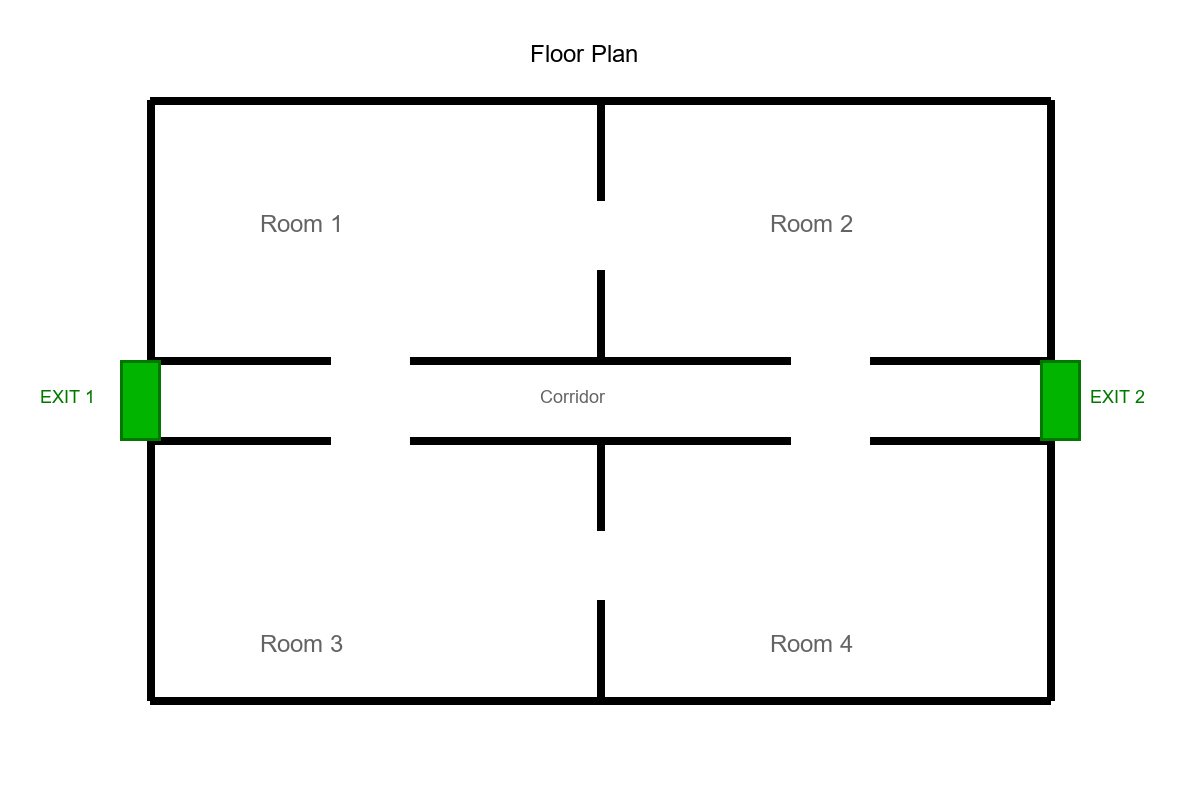
#> input picture floorplan.png, 1200 x 800 px
$ python plan_to_layout_cv.py
#> lines starting #> are read from the running program, lines starting #| are printed output that depends on the picture; after the words box and inside, x2 and y2 are one past the last pixel; in counts of white or black regions, pixels touching at a corner belong together
"""Floor plan layout via OpenCV (no API calls).

Usage:
    python plan_to_layout_cv.py

Reads floorplan.png and writes:
- layout.json: {"image_size": [w, h], "walls": [{"x","y","w","h"}],
  "exits": [{"x","y","w","h"}], "doors": [{"x","y","width"}]},
  all pixel coordinates, origin top-left. NOTE: this overwrites the
  layout.json written by plan_to_json.py, which uses a different schema.
- layout_check_cv.png: floor plan with walls in red, doors in blue,
  exits in green, for visual verification.

Method:
1. Walls: pixels with max(R,G,B) < 50 (black walls; gray labels and
   green exits/outlines excluded). Horizontal and vertical runs are
   separated with morphological opening (40x1 / 1x40 kernels), then one
   connected component = one axis-aligned wall rectangle. Short bits
   (e.g. the black title text) are dropped by a min-length filter.
2. Exits: green pixels (R<50, B<50, G>80 in RGB); connected components
   with area >= 1000 px become bounding boxes (drops the small dark
   green "EXIT n" labels).
3. Doors: gaps of 40-120 px between consecutive collinear wall runs.
   Gap centers falling inside an exit box are exit openings, not doors,
   and are skipped.
"""

import json
import os
import sys

import cv2
import numpy as np

IMAGE_PATH = "floorplan.png"
LAYOUT_PATH = "layout.json"
CHECK_PATH = "layout_check_cv.png"

DARK_MAX = 50        # max(R,G,B) below this = black wall pixel
RUN_KERNEL = 40      # opening kernel: shorter than any wall run (~90+ px),
                     # longer than wall thickness (~8 px) and title glyphs
RUN_MIN_LONG = 40    # keep runs whose long side is at least this (px)
RUN_MAX_SHORT = 24   # ... and whose short side is at most this (px)
LINE_TOL = 5         # same-wall-line grouping tolerance (px)

EXIT_R_MAX = 50      # exit green test (RGB): R and B low ...
EXIT_B_MAX = 50
EXIT_G_MIN = 80      # ... G clearly above gray/black
EXIT_MIN_AREA = 1000  # exit rectangles are ~40x80 = 3200 px; text is smaller

DOOR_GAP_MIN = 40    # doors are wall-line gaps roughly 40-120 px wide
DOOR_GAP_MAX = 120
EXIT_MARGIN = 4      # gap centers within an exit box + margin are exits


def wall_runs(dark, horizontal):
    """One pass of run detection: opening + connected components."""
    kernel = cv2.getStructuringElement(
        cv2.MORPH_RECT, (RUN_KERNEL, 1) if horizontal else (1, RUN_KERNEL))
    opened = cv2.morphologyEx(dark, cv2.MORPH_OPEN, kernel)
    count, _labels, stats, _centroids = cv2.connectedComponentsWithStats(
        opened, connectivity=8)
    runs = []
    for i in range(1, count):  # 0 = background
        x, y, w, h = (int(v) for v in stats[i, :4])
        if max(w, h) >= RUN_MIN_LONG and min(w, h) <= RUN_MAX_SHORT:
            runs.append({"x": x, "y": y, "w": w, "h": h,
                         "horizontal": horizontal})
    return runs


def find_doors(walls, exits):
    """Gaps of 40-120 px between consecutive collinear wall runs."""
    doors = []
    for horizontal in (True, False):
        runs = [r for r in walls if r["horizontal"] is horizontal]
        # Group runs on the same wall line (same y / same x).
        lines = []
        for run in sorted(runs, key=lambda r: r["y" if horizontal else "x"]):
            pos = run["y" if horizontal else "x"]
            if lines and abs(pos - lines[-1][0]) <= LINE_TOL:
                lines[-1][1].append(run)
            else:
                lines.append([pos, [run]])
        for _pos, line in lines:
            axis = "x" if horizontal else "y"
            line.sort(key=lambda r: r[axis])
            for prev, nxt in zip(line, line[1:]):
                gap_start = prev[axis] + prev["w" if horizontal else "h"]
                gap_end = nxt[axis]
                width = gap_end - gap_start
                if not (DOOR_GAP_MIN <= width <= DOOR_GAP_MAX):
                    continue
                cx = gap_start + width / 2
                if horizontal:
                    cy = prev["y"] + prev["h"] / 2
                else:
                    cy = cx
                    cx = prev["x"] + prev["w"] / 2
                # A gap whose end meets a perpendicular wall is a junction
                # (e.g. the corridor crossing a divider), not a door.
                perp = [r for r in walls if r["horizontal"] is not horizontal]
                if horizontal:
                    ends = [(gap_start, cy), (gap_end, cy)]
                else:
                    ends = [(cx, gap_start), (cx, gap_end)]
                if any(p["x"] - LINE_TOL <= ex <= p["x"] + p["w"] + LINE_TOL
                       and p["y"] - LINE_TOL <= ey <= p["y"] + p["h"] + LINE_TOL
                       for ex, ey in ends for p in perp):
                    continue
                # A gap at an exit opening is an exit, not a door.
                if any(e["x"] - EXIT_MARGIN <= cx <= e["x"] + e["w"] + EXIT_MARGIN
                       and e["y"] - EXIT_MARGIN <= cy <= e["y"] + e["h"] + EXIT_MARGIN
                       for e in exits):
                    continue
                doors.append({"x": int(round(cx)), "y": int(round(cy)),
                              "width": int(width)})
    return doors


def main():
    if not os.path.isfile(IMAGE_PATH):
        sys.exit("Missing input image: %s" % IMAGE_PATH)
    img = cv2.imread(IMAGE_PATH, cv2.IMREAD_COLOR)
#> img is the input picture: shape (800, 1200, 3); mean B, G, R 242.8, 244, 242.8
    if img is None:
        sys.exit("Could not decode image: %s" % IMAGE_PATH)
    height, width = img.shape[:2]
#> height = 800; width = 1200

    # --- 1. Walls: near-black pixels -> H/V runs -> rectangles. ---
    dark = (img.max(axis=2) < DARK_MAX).astype(np.uint8) * 255
#> dark: shape (800, 1200); 3.9% white; 13 white regions (2 under 20 px), largest, box (x1, y1, x2, y2) and area: (147, 437, 1055, 705) 14880, (147, 97, 1055, 365) 14850, (410, 270, 791, 365) 3744
    walls = wall_runs(dark, horizontal=True) + wall_runs(dark, horizontal=False)
#> in wall_runs, `opened = cv2.morphologyEx(dark, cv2.MORPH_OPEN, kernel)`: opened: shape (800, 1200); 2.7% white; 8 white regions, largest, box (x1, y1, x2, y2) and area: (148, 97, 1056, 105) 7243, (148, 697, 1056, 705) 7236, (411, 357, 792, 365) 3048
#> in wall_runs, `count, _labels, stats, _centroids = cv2.connectedComponentsWithStats( ..`:
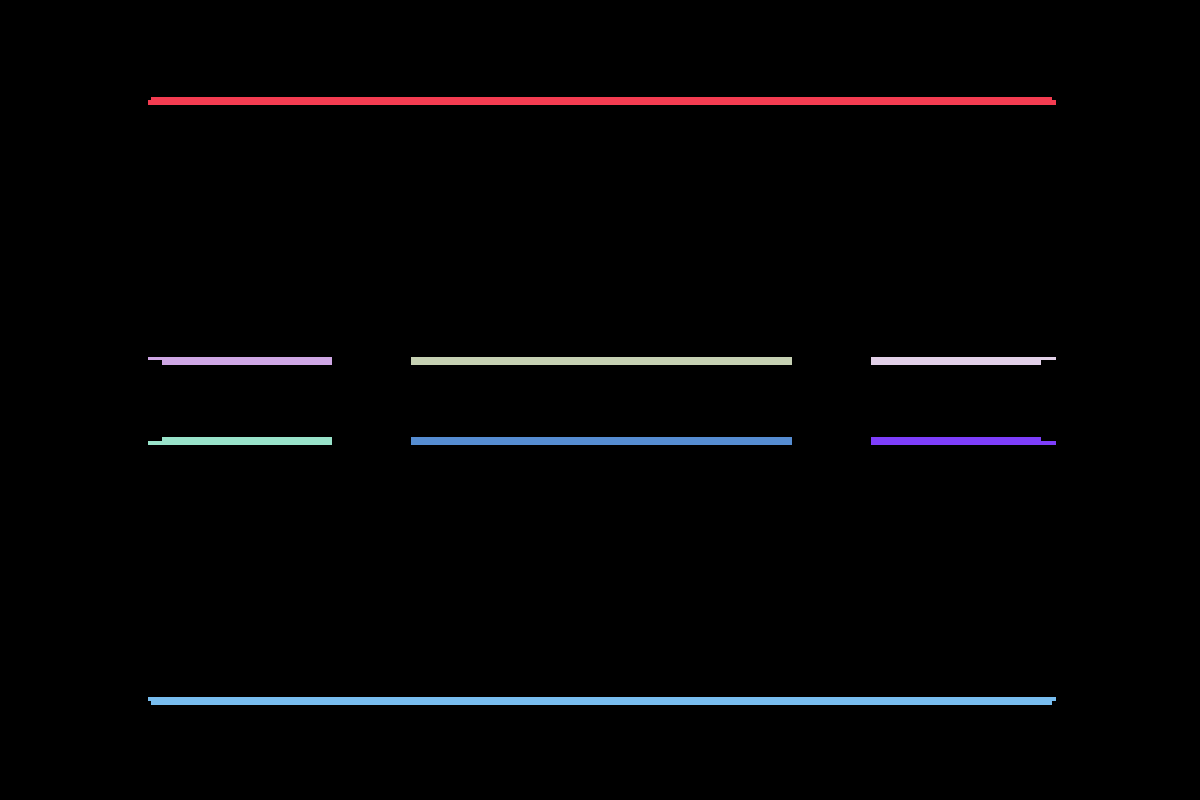
#> _labels: shape (800, 1200) int32; 9 distinct labels, from 0 to 8; one colour per label, 0 black
#> in wall_runs, `count, _labels, stats, _centroids = cv2.connectedComponentsWithStats( ..`: count = 9; stats = [[0, 0, 1200, 800, 933782], [148, 97, 908, 8, 7243], [148, 357, 184, 8, 1402], [411, 357, 381, 8, 3048], [871, 357, 185, 8, 1405], [148, 437, 184, 8, 1416], [411, 437, 381, 8, 3048], [871, 437, 185, 8, 1420], [148, 697, 908, 8, 7236]]
#> the loop in wall_runs, `for i in range(1, count):` made 8 passes
#> (x, y, w) on passes 1 to 8: (148, 97, 908), (148, 357, 184), (411, 357, 381), (871, 357, 185), (148, 437, 184), (411, 437, 381), (871, 437, 185), (148, 697, 908)
#> after the loop in wall_runs, `for i in range(1, count):`: runs = 8 items
#> in wall_runs (call 2), `opened = cv2.morphologyEx(dark, cv2.MORPH_OPEN, kernel)`: opened: shape (800, 1200); 1.2% white; 8 white regions, largest, box (x1, y1, x2, y2) and area: (147, 442, 155, 706) 2100, (1047, 442, 1055, 706) 2096, (147, 98, 155, 361) 2095
#> in wall_runs (call 2), `count, _labels, stats, _centroids = cv2.connectedComponentsWithStats( ..`: _labels: shape (800, 1200) int32; 9 distinct labels, from 0 to 8
#> the loop in wall_runs (call 2), `for i in range(1, count):` made 8 passes
#> (x, y, h) on passes 1 to 8: (147, 98, 263), (597, 98, 104), (1047, 98, 263), (597, 271, 95), (597, 438, 94), (147, 442, 264), (1047, 442, 264), (597, 601, 105)
#> walls = 16 items
    walls.sort(key=lambda r: (r["y"], r["x"]))

    # --- 2. Exits: green pixels -> large components -> boxes. ---
    b, g, r = cv2.split(img)
    green = ((r < EXIT_R_MAX) & (b < EXIT_B_MAX)
             & (g > EXIT_G_MIN)).astype(np.uint8) * 255
#> green: shape (800, 1200); 0.72% white; 14 white regions (5 under 20 px), largest, box (x1, y1, x2, y2) and area: (120, 360, 161, 441) 3321, (1040, 360, 1081, 441) 3321, (42, 390, 51, 403) 35
    count, _labels, stats, _centroids = cv2.connectedComponentsWithStats(
        green, connectivity=8)
#> _labels: shape (800, 1200) int32; 15 distinct labels, from 0 to 14
#> count = 15; stats = 15 rows, first 6: [0, 0, 1200, 800, 953108], [120, 360, 41, 81, 3321], [1040, 360, 41, 81, 3321], [42, 390, 9, 13, 35], [53, 390, 10, 13, 34], [66, 390, 1, 13, 13]
    exits = []
    for i in range(1, count):
        x, y, w, h, area = (int(v) for v in stats[i])
        if area >= EXIT_MIN_AREA:
            exits.append({"x": x, "y": y, "w": w, "h": h})
#> this loop made 14 passes
#> (x, y, w, h, area) on passes 1, 2, 3, 4, 6, 8, 9, 11, 14: (120, 360, 41, 81, 3321), (1040, 360, 41, 81, 3321), (42, 390, 9, 13, 35), (53, 390, 10, 13, 34), (70, 390, 9, 13, 21), (1092, 390, 9, 13, 35), (1103, 390, 10, 13, 34), (1120, 390, 9, 13, 21), (1136, 391, 8, 12, 22)
#> after the loop, exits = 2 items
    exits.sort(key=lambda e: (e["x"], e["y"]))

    # --- 3. Doors: 40-120 px gaps in wall lines (minus exit openings). ---
    doors = find_doors(walls, exits)
#> after the loop in find_doors, `for horizontal in (True, False):`: doors = 6 items
#> doors = 6 items
    doors.sort(key=lambda d: (d["y"], d["x"]))

    layout = {
        "image_size": [width, height],
        "walls": [{k: run[k] for k in ("x", "y", "w", "h")} for run in walls],
        "exits": exits,
        "doors": doors,
    }
    with open(LAYOUT_PATH, "w", encoding="utf-8") as f:
        json.dump(layout, f, indent=2)
        f.write("\n")
    print("Saved %s: %d wall(s), %d exit(s), %d door(s)."
          % (LAYOUT_PATH, len(walls), len(exits), len(doors)))
#| Saved layout.json: 16 wall(s), 2 exit(s), 6 door(s).

    # --- Check image: walls red, doors blue, exits green (BGR). ---
    check = img.copy()
    for run in walls:
        cv2.rectangle(check, (run["x"], run["y"]),
                      (run["x"] + run["w"] - 1, run["y"] + run["h"] - 1),
                      (0, 0, 255), 2)
#> this loop made 16 passes
#> run on passes 1 to 11: {'x': 148, 'y': 97, 'w': 908, 'h': 8, 'horizontal': True}, {'x': 147, 'y': 98, 'w': 8, 'h': 263, 'horizontal': False}, {'x': 597, 'y': 98, 'w': 8, 'h': 104, 'horizontal': False}, {'x': 1047, 'y': 98, 'w': 8, 'h': 263, 'horizontal': False}, {'x': 597, 'y': 271, 'w': 8, 'h': 95, 'horizontal': False}, {'x': 148, 'y': 357, 'w': 184, 'h': 8, 'horizontal': True}, {'x': 411, 'y': 357, 'w': 381, 'h': 8, 'horizontal': True}, {'x': 871, 'y': 357, 'w': 185, 'h': 8, 'horizontal': True}, {'x': 148, 'y': 437, 'w': 184, 'h': 8, 'horizontal': True}, {'x': 411, 'y': 437, 'w': 381, 'h': 8, 'horizontal': True}, {'x': 871, 'y': 437, 'w': 185, 'h': 8, 'horizontal': True}
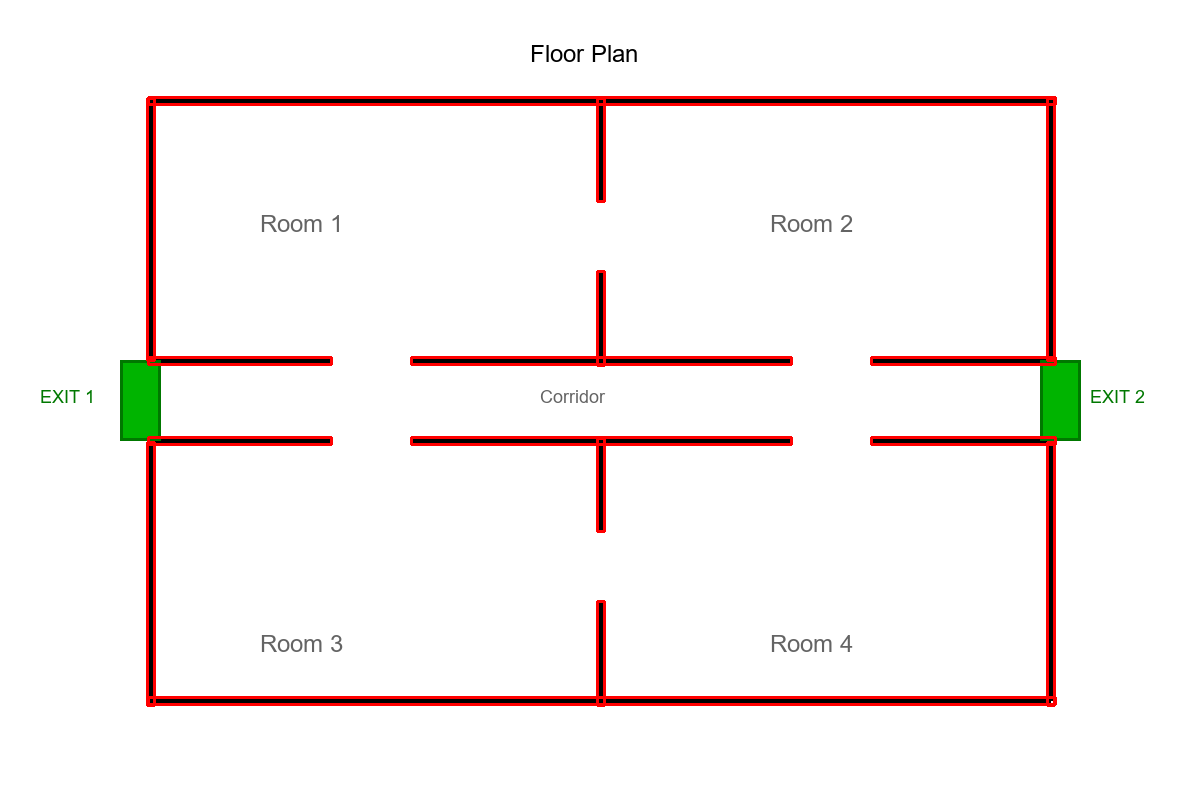
#> check: shape (800, 1200, 3); 2.99% of pixels changed, all inside (x1, y1, x2, y2) = (146, 96, 1057, 707)
    for i, door in enumerate(doors):
        center = (door["x"], door["y"])
        cv2.circle(check, center, max(door["width"] // 2, 2), (255, 0, 0), 2)
        cv2.circle(check, center, 2, (255, 0, 0), -1)
        cv2.putText(check, "door %d" % i, (door["x"] + door["width"] // 2 + 3,
                                           door["y"] - 6),
                    cv2.FONT_HERSHEY_SIMPLEX, 0.5, (255, 0, 0), 1)
#> this loop made 6 passes
#> door on passes 1 to 6: {'x': 601, 'y': 236, 'width': 69}, {'x': 372, 'y': 361, 'width': 79}, {'x': 832, 'y': 361, 'width': 79}, {'x': 372, 'y': 441, 'width': 79}, {'x': 832, 'y': 441, 'width': 79}, {'x': 601, 'y': 566, 'width': 69}
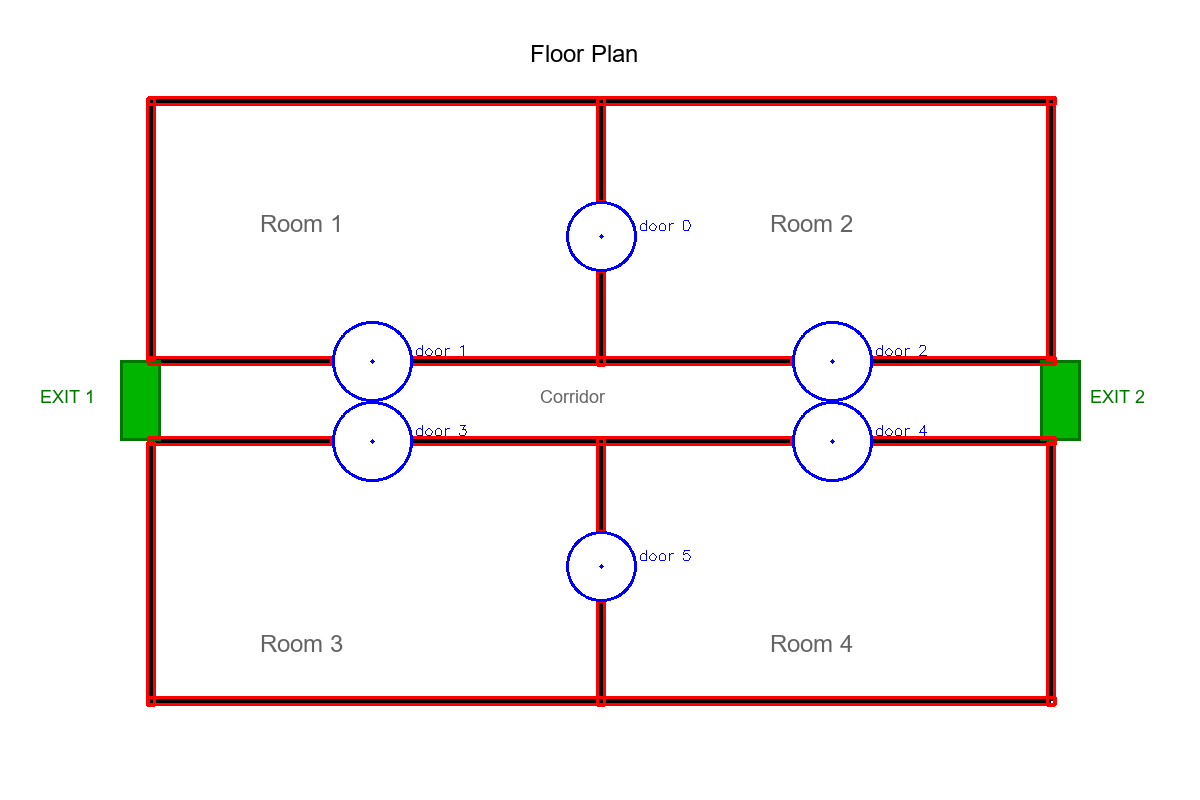
#> check: shape (800, 1200, 3); 0.51% of pixels changed, all inside (x1, y1, x2, y2) = (332, 201, 927, 602)
    for i, ex in enumerate(exits):
        cv2.rectangle(check, (ex["x"], ex["y"]),
                      (ex["x"] + ex["w"] - 1, ex["y"] + ex["h"] - 1),
                      (0, 255, 0), 2)
        cv2.putText(check, "exit %d" % i, (ex["x"], ex["y"] - 6),
                    cv2.FONT_HERSHEY_SIMPLEX, 0.5, (0, 255, 0), 1)
#> this loop made 2 passes
#> ex on passes 1 to 2: {'x': 120, 'y': 360, 'w': 41, 'h': 81}, {'x': 1040, 'y': 360, 'w': 41, 'h': 81}
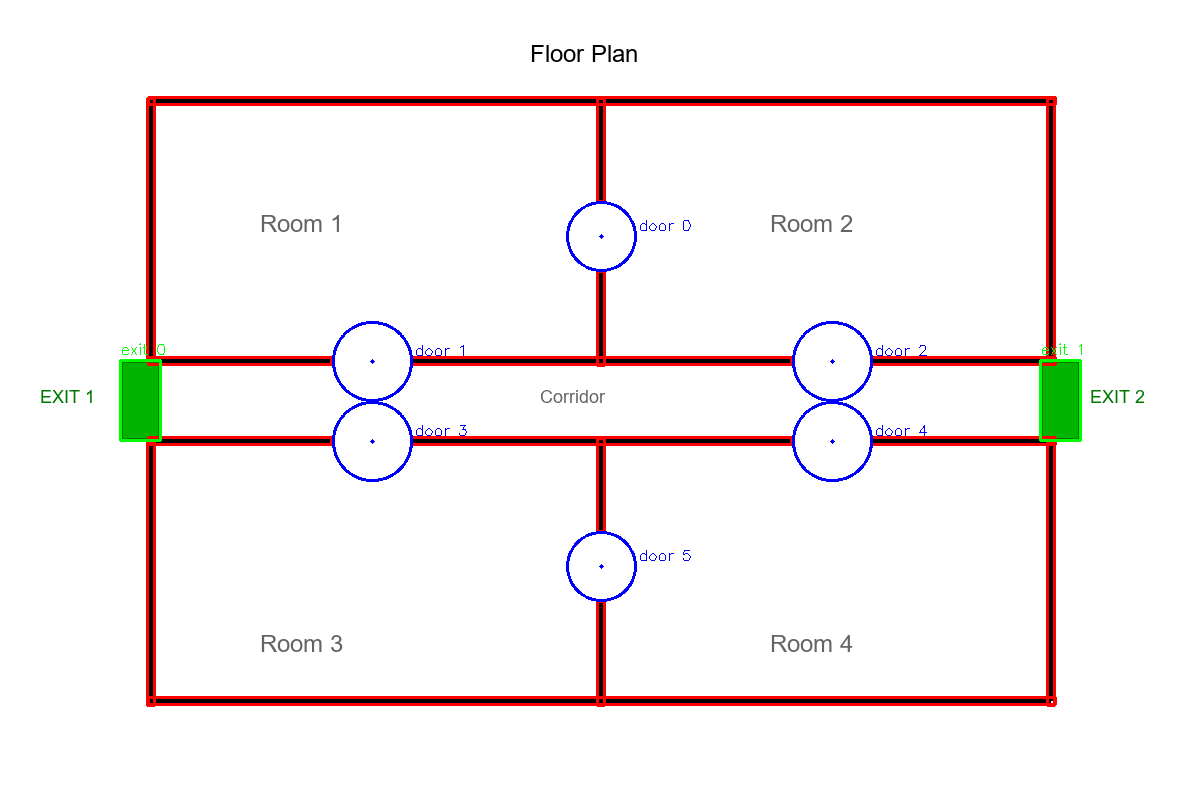
#> check: shape (800, 1200, 3); 0.17% of pixels changed, all inside (x1, y1, x2, y2) = (119, 343, 1082, 442)
    cv2.imwrite(CHECK_PATH, check)
    print("Saved %s for visual verification." % CHECK_PATH)


if __name__ == "__main__":
    main()
